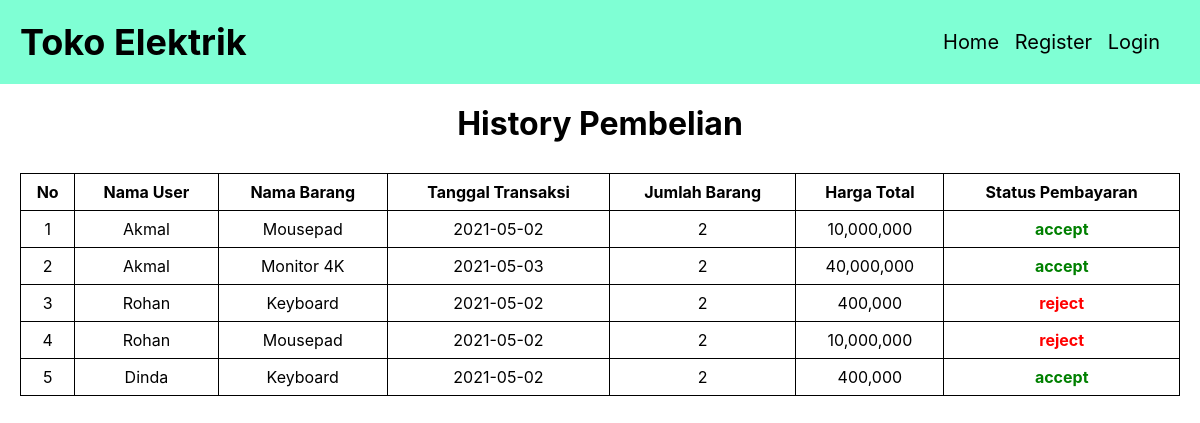
The app's page /history_pembelian.php with its own data.
### tables this page shows
CREATE TABLE `transaksi` (
  `id_transaksi` int(11) NOT NULL,
  `id_barang` varchar(20) NOT NULL,
  `id_user` varchar(20) NOT NULL,
  `tgl_transaksi` date NOT NULL,
  `total_harga` int(11) NOT NULL,
  `jumlah_barang` int(11) NOT NULL,
  `status` enum('pending','accept','reject') NOT NULL
);

### function/transaksi.php (called while the page is built, shortened)
<?php
    function tampilkan_transaksi(){
        global $conn;
        $query = "SELECT * FROM transaksi";
        $result = mysqli_query($conn, $query);
        $rows = [];
        while ($row = mysqli_fetch_assoc($result)) {
            $rows[] = $row;
        }
        return $rows;
    }
?>

### history_pembelian.php (the view, shortened to what this page needs)
<?php
    $transaksi = tampilkan_transaksi();
    require_once ("view/header.php");
    require_once ("view/navbar.php");
?>
<div class="container">
    <h1 class="text-center">History Pembelian</h1>
    <table>
        <tr>
            <th>No</th>
            <th>Nama User</th>
            <th>Nama Barang</th>
            <th>Tanggal Transaksi</th>
            <th>Jumlah Barang</th>
            <th>Harga Total</th>
            <th>Status Pembayaran</th>
        </tr>
        <?php
            $nomor = 1;
            foreach ($transaksi as $data) : ?>
        <tr>
            <td><?= $nomor++ ?></td>
            <td><?= $data['id_user'] ?></td>
            <td><?= $data['id_barang'] ?></td>
            <td><?= $data['tgl_transaksi'] ?></td>
            <td><?= $data['jumlah_barang']?></td>
            <td><?= number_format($data['total_harga']) ?></td>
            <td>
                <?php if ($data['status'] == "accept") : ?>
                <p style="color: green; font-weight: bold"><?= $data['status'] ?></p>
                <?php elseif ($data['status'] == "reject") : ?>
                <p style="color: red; font-weight: bold;"><?= $data['status'] ?></p>
                <?php else: ?>
                <p><?= $data['status'] ?></p>
                <a href="accept.php?id=<?= $data['id_transaksi'] ?>" class="btn btn-success">Accept</a>
                <a href="reject.php?id=<?= $data['id_transaksi'] ?>" class="btn btn-danger">Reject</a>
                <?php endif;?>
            </td>
        </tr>
        <?php endforeach; ?>
    </table>
</div>
<?php
    require_once ("view/footer.php");
?>

### view/header.php (shortened to what this page needs)
<!DOCTYPE html>
<html lang="en">
<head>
    <link rel="stylesheet" href="view/style.css">
</head>
<body>

### view/navbar.php (shortened to what this page needs)
<?php
    require_once("view/header.php");
?>
<nav class="navbar">
    <h1 class="nav-head">Toko Elektrik</h1>
    <div class="nav-link">
        <?php if (!isset($_SESSION['user'])) : ?>
        <a href="index.php" class="nav-link">Home</a>
        <a href="register.php" class="nav-link">Register</a>
        <a href="login.php" class="nav-link">Login</a>
        <?php endif; ?>
    </div>
</nav>
<?php
    require_once("view/footer.php");
?>

### view/footer.php
</body>
</html>

### view/style.css (style rules this page uses)
* { margin: 0; padding: 0; font-family: -apple-system, BlinkMacSystemFont, "Segoe UI", Roboto, Oxygen, Ubuntu, Cantarell, "Open Sans", "Helvetica Neue", sans-serif; }
a { text-decoration: none; }
.container { padding: 20px; }
.text-center { text-align: center; }
.navbar { display: flex; justify-content: space-between; align-items: center; padding: 20px; background-color: aquamarine; }
.navbar .nav-head { font-size: 36px; }
.navbar .nav-link { color: black; margin-right: 10px; font-size: 20px; }
table { margin-top: 30px; border-collapse: collapse; width: 100%; }
th, td { border: 1px solid black; padding: 8px; text-align: center; }

### records on screen
transaksi: id_user "Akmal", id_barang "Mousepad", tgl_transaksi "2021-05-02", jumlah_barang "2", total_harga "10,000,000", status "accept"
transaksi: id_user "Akmal", id_barang "Monitor 4K", tgl_transaksi "2021-05-03", jumlah_barang "2", total_harga "40,000,000", status "accept"
transaksi: id_user "Rohan", id_barang "Keyboard", tgl_transaksi "2021-05-02", jumlah_barang "2", total_harga "400,000", status "reject"
transaksi: id_user "Rohan", id_barang "Mousepad", tgl_transaksi "2021-05-02", jumlah_barang "2", total_harga "10,000,000", status "reject"
transaksi: id_user "Dinda", id_barang "Keyboard", tgl_transaksi "2021-05-02", jumlah_barang "2", total_harga "400,000", status "accept"
